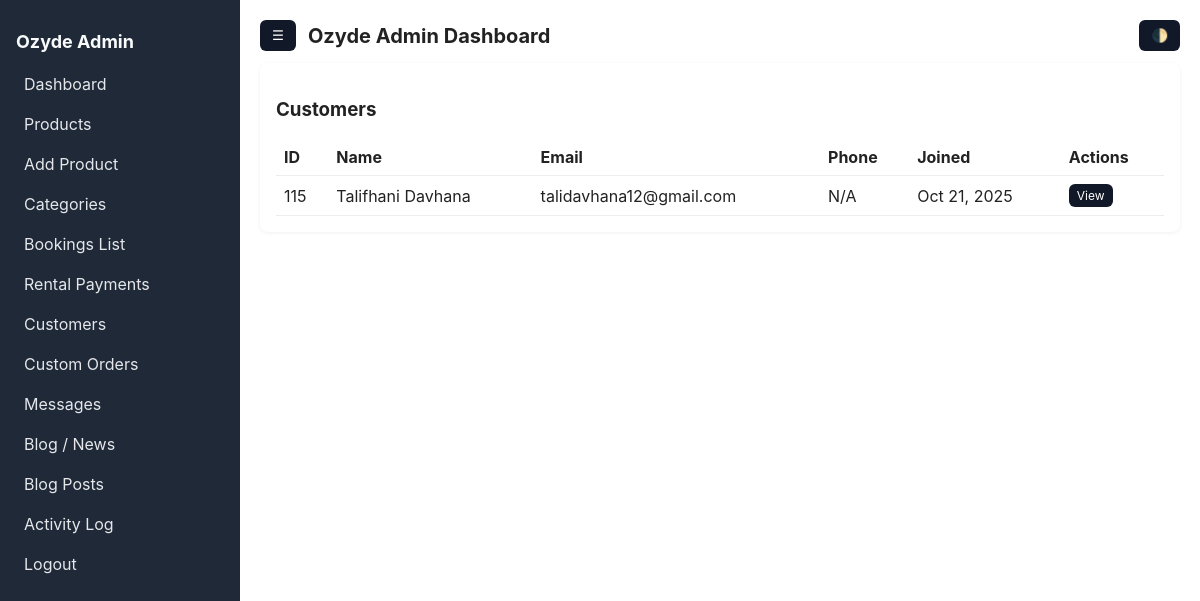
Page /admin/customers_list.php (signed in) on the committed database.
### tables this page shows
CREATE TABLE `users` (
  `user_id` int(11) NOT NULL,
  `first_name` varchar(50) NOT NULL,
  `last_name` varchar(50) NOT NULL,
  `email` varchar(100) NOT NULL,
  `password` varchar(255) NOT NULL,
  `phone` varchar(20) DEFAULT NULL,
  `country_code` varchar(5) DEFAULT '+27',
  `role` enum('customer','admin','super_admin') DEFAULT 'customer',
  `created_at` timestamp NOT NULL DEFAULT current_timestamp(),
  `address_line1` varchar(255) DEFAULT NULL,
  `address_line2` varchar(255) DEFAULT NULL,
  `city` varchar(100) DEFAULT NULL,
  `province` varchar(100) DEFAULT NULL,
  `postal_code` varchar(20) DEFAULT NULL,
  `country` varchar(50) DEFAULT 'South Africa',
  `google_id` varchar(255) DEFAULT NULL,
  `is_verified` tinyint(1) NOT NULL DEFAULT 0,
  `email_verified` tinyint(1) DEFAULT 0,
  `verification_token` varchar(100) DEFAULT NULL,
  `twofa_enabled` tinyint(1) DEFAULT 0,
  `twofa_secret` varchar(255) DEFAULT NULL,
  `apple_id` varchar(255) DEFAULT NULL,
  `twofa_code` varchar(10) DEFAULT NULL,
  `twofa_expires` datetime DEFAULT NULL,
  `twofa_temp_token` varchar(64) DEFAULT NULL,
  `twofa_attempts` tinyint(4) DEFAULT 0,
  `verification_expires` datetime DEFAULT NULL,
  `updated_at` timestamp NOT NULL DEFAULT current_timestamp() ON UPDATE current_timestamp(),
  `last_login` datetime DEFAULT NULL
);

### admin/config.php (called while the page is built, shortened)
<?php
function e($str) {
    return htmlspecialchars($str, ENT_QUOTES, 'UTF-8');
}
?>

### admin/customers_list.php (the view)
<?php
require_once __DIR__ . '/admin_auth.php';
require_once __DIR__ . '/header.php';
$res = $mysqli->query("SELECT user_id, first_name, last_name, email, created_at, phone FROM users ORDER BY created_at DESC LIMIT 500");
?>
<div class="card">
  <h3>Customers</h3>
  <table class="table">
    <thead>
      <tr>
        <th>ID</th>
        <th>Name</th>
        <th>Email</th>
        <th>Phone</th>
        <th>Joined</th>
        <th>Actions</th>
      </tr>
    </thead>
    <tbody>
      <?php while ($u = $res->fetch_assoc()): ?>
        <tr>
          <td><?= e($u['user_id']) ?></td>
          <td><?= e($u['first_name'].' '.$u['last_name']) ?></td>
          <td><?= e($u['email']) ?></td>
          <td><?= e($u['phone'] ?? 'N/A') ?></td>
          <td><?= e(date('M j, Y', strtotime($u['created_at']))) ?></td>
          <td>
            <a href="customer_view.php?id=<?= e($u['user_id']) ?>" class="btn" style="padding:4px 8px;font-size:12px;">View</a>
          </td>
        </tr>
      <?php endwhile; ?>
    </tbody>
  </table>
</div>
<?php require_once __DIR__ . '/footer.php'; ?>

### admin/assets/admin.css (style rules this page uses)
* { box-sizing: border-box; }
body { font-family: Inter, Segoe UI, Helvetica, Arial, sans-serif; margin: 0; color: #222; background: #f6f6f8; }
.card { background: #fff; padding: 16px; border-radius: 8px; box-shadow: 0 1px 4px rgba(0,0,0,.06); margin-bottom: 16px; }
.table { width: 100%; border-collapse: collapse; }
.table th, .table td { padding: 8px; border-bottom: 1px solid #eee; text-align: left; }
.btn { display: inline-block; padding: 8px 12px; border-radius: 6px; text-decoration: none; background: #111827; color: #fff; cursor: pointer; border: none; }

### rows in the picture
users: user_id "115", first_name+last_name "Talifhani Davhana", email "talidavhana12@gmail.com", phone "N/A", created_at "Oct 21, 2025"
